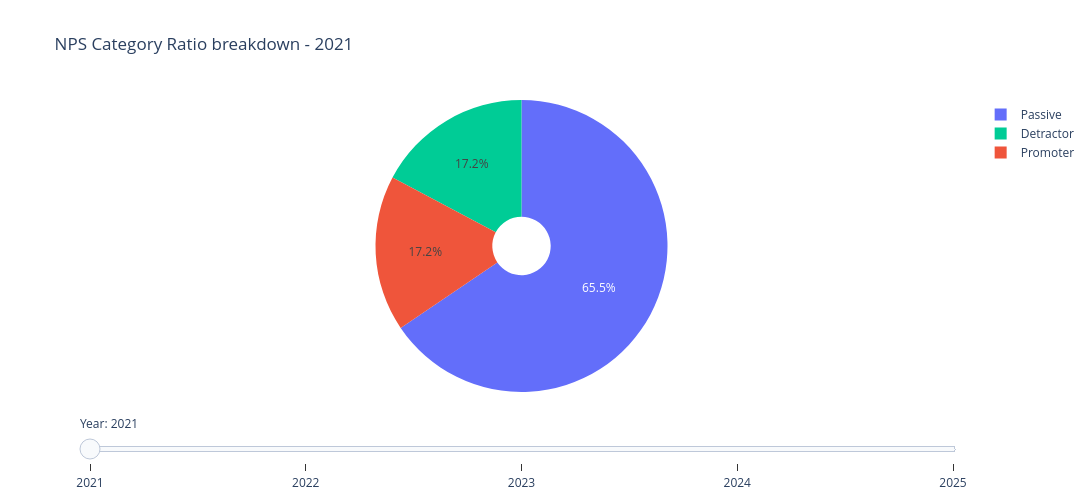

This figure's notebook cell:
### Code cell
trace_year_map = []  # tracks year for each per-year trace; None for "combined" traces

years = NPSPerYEAR['YEAR'].unique()
fig = go.Figure()

# Add pie chart of all years 
for y in years:
    sub = NPSPerYEAR[NPSPerYEAR['YEAR'] == y]
    fig.add_trace(go.Pie(labels=sub['nps_category'], values=sub['count'], name=str(y), hole=.2, visible=(y == years[0]), marker=dict(colors=['#636EFA','00CC96','#EF553B'])))
    trace_year_map.append(y)

# slider specifics 
steps = []
for yr in years:
    visibility = [ty == yr for ty in trace_year_map]
    steps.append(dict(
        method="update",
        args=[{"visible": visibility}, {"title": f"NPS Category Ratio breakdown — {yr}"}],
        label=str(yr),
    ))

# add the slider as interactive feature, change the dimensions of the fig to make 
fig.update_layout(
    sliders=[dict(active=0, currentvalue={"prefix": "Year: "}, steps=steps)],
    autosize=True,
    height=500,
    width=1100,
)

fig.update_layout(title='NPS Category Ratio breakdown - 2021')
fig.show()

### Figure 1 — Plotly figure (JSON) as saved in the notebook; plotly's stock layout.template omitted (floating-point values rounded to 4 significant figures)
{"data": [{"hole": 0.2, "labels": ["Passive", "Detractor", "Promoter"], "marker": {"colors": ["#636EFA", "00CC96", "#EF553B"]}, "name": "2021", "type": "pie", "values": [19, 5, 5], "visible": true}, {"hole": 0.2, "labels": ["Passive", "Promoter", "Detractor"], "marker": {"colors": ["#636EFA", "00CC96", "#EF553B"]}, "name": "2022", "type": "pie", "values": [22, 14, 6], "visible": false}, {"hole": 0.2, "labels": ["Passive", "Promoter", "Detractor"], "marker": {"colors": ["#636EFA", "00CC96", "#EF553B"]}, "name": "2023", "type": "pie", "values": [44, 24, 6], "visible": false}, {"hole": 0.2, "labels": ["Promoter", "Passive", "Detractor"], "marker": {"colors": ["#636EFA", "00CC96", "#EF553B"]}, "name": "2024", "type": "pie", "values": [52, 43, 19], "visible": false}, {"hole": 0.2, "labels": ["Promoter", "Passive", "Detractor"], "marker": {"colors": ["#636EFA", "00CC96", "#EF553B"]}, "name": "2025", "type": "pie", "values": [70, 53, 10], "visible": false}], "layout": {"autosize": true, "height": 500, "sliders": [{"active": 0, "currentvalue": {"prefix": "Year: "}, "steps": [{"args": [{"visible": [true, false, false, false, false]}, {"title": "NPS Category Ratio breakdown — 2021"}], "label": "2021", "method": "update"}, {"args": [{"visible": [false, true, false, false, false]}, {"title": "NPS Category Ratio breakdown — 2022"}], "label": "2022", "method": "update"}, {"args": [{"visible": [false, false, true, false, false]}, {"title": "NPS Category Ratio breakdown — 2023"}], "label": "2023", "method": "update"}, {"args": [{"visible": [false, false, false, true, false]}, {"title": "NPS Category Ratio breakdown — 2024"}], "label": "2024", "method": "update"}, {"args": [{"visible": [false, false, false, false, true]}, {"title": "NPS Category Ratio breakdown — 2025"}], "label": "2025", "method": "update"}]}], "title": {"text": "NPS Category Ratio breakdown - 2021"}, "width": 1100}}
